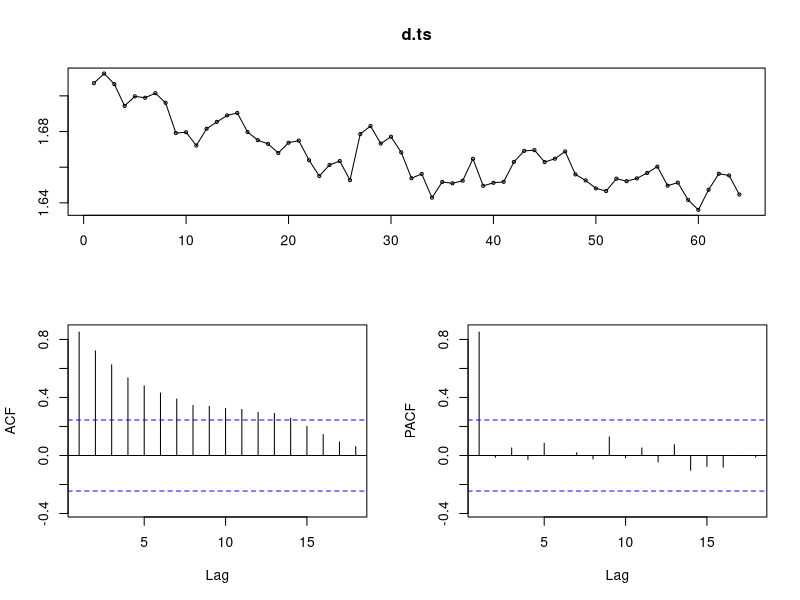
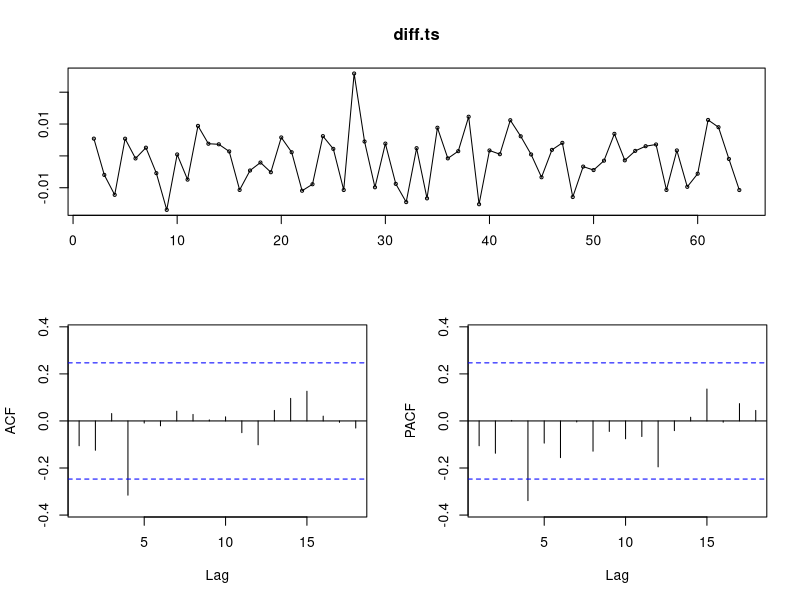
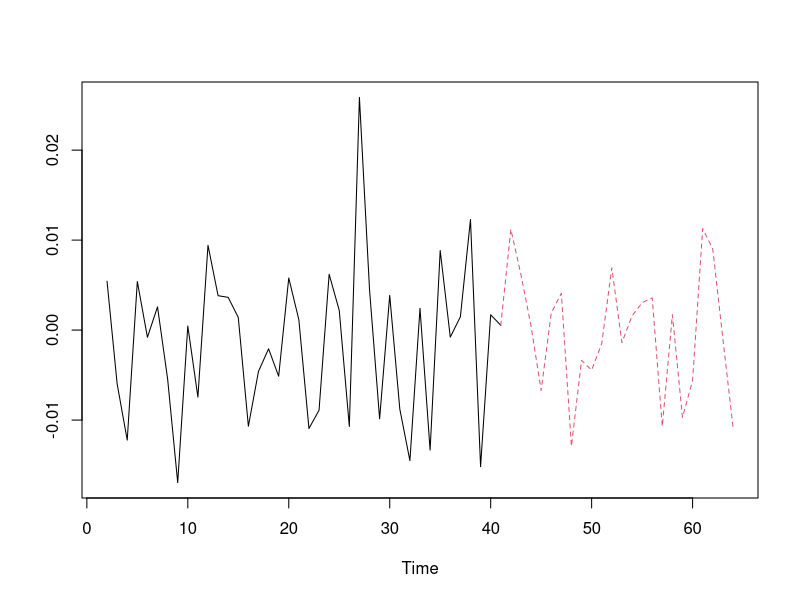
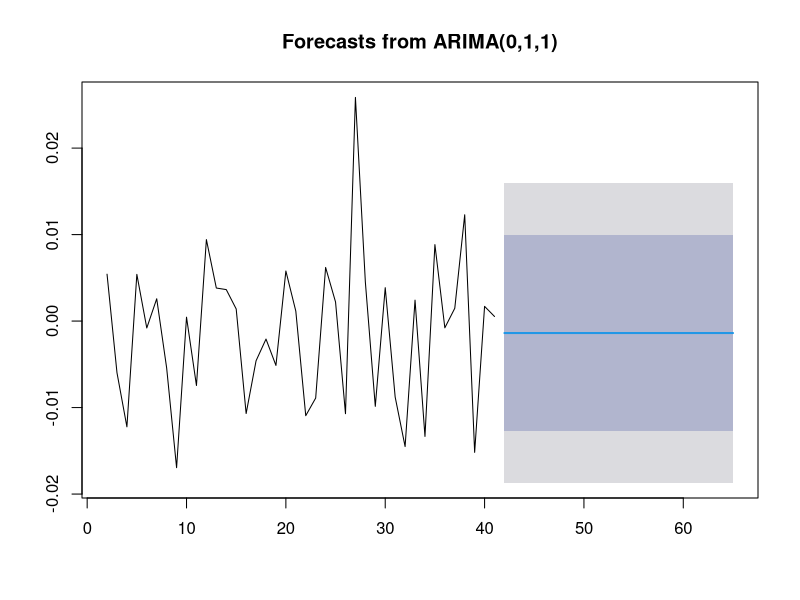
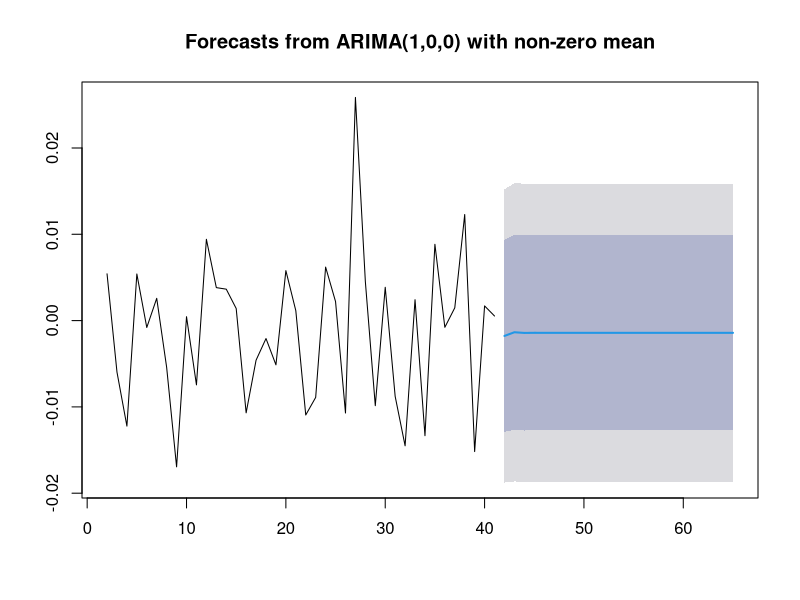

R code for these plots, in order:
## ---- chunk 1
knitr::opts_chunk$set(echo = TRUE)
## ---- chunk 2
library(dplyr)
library(tidyr)
library(forecast)
library(tseries)
dane <- read.table(file = 'Choinska_Dane.csv',col.names =c('Data','Godzina','Kurs rozpoczęcia','Kurs zakończenia'), sep =";")
head(dane)
## ---- chunk 3

dane %>%
  filter(Godzina == 200000)%>%
  select(Kurs.zakończenia)->result
d.ts<-ts(data = result, frequency = 1)
is.ts(d.ts)
## ---- chunk 4
tsdisplay(d.ts)
## ---- chunk 5
diff.ts<-diff(d.ts)
tsdisplay(diff.ts)

## ---- chunk 6

pp.test(diff.ts, alternative = "stationary")

## ---- chunk 7
a<-40
N<-length(diff.ts)
treningowy<-window(diff.ts,end = a+1)
testowy<-window(diff.ts,start=a+1)
## ---- chunk 8
ts.plot(treningowy, testowy, col=1:2, lty=c(1,2))
## ---- chunk 9
modelma<-arima(treningowy, c(0,1,1))
summary(modelma)
## ---- chunk 10
modelar=Arima(treningowy,order = c(1,0,0))
summary(modelar)
## ---- chunk 11
modelarima=Arima(treningowy, order=c(1,1,2))
summary(modelarima)
## ---- chunk 12
prognozama<-forecast(modelma,h=length(testowy))
prognozama
## ---- chunk 13
prognozaar<-forecast(modelar,h=length(testowy))
prognozaar
## ---- chunk 14
plot(prognozama)
plot(prognozaar)
## ---- chunk 15
blad1<-mean( (prognozama$mean - testowy)^2, na.rm = TRUE)
blad2<-mean( (prognozaar$mean - testowy)^2, na.rm = TRUE)
